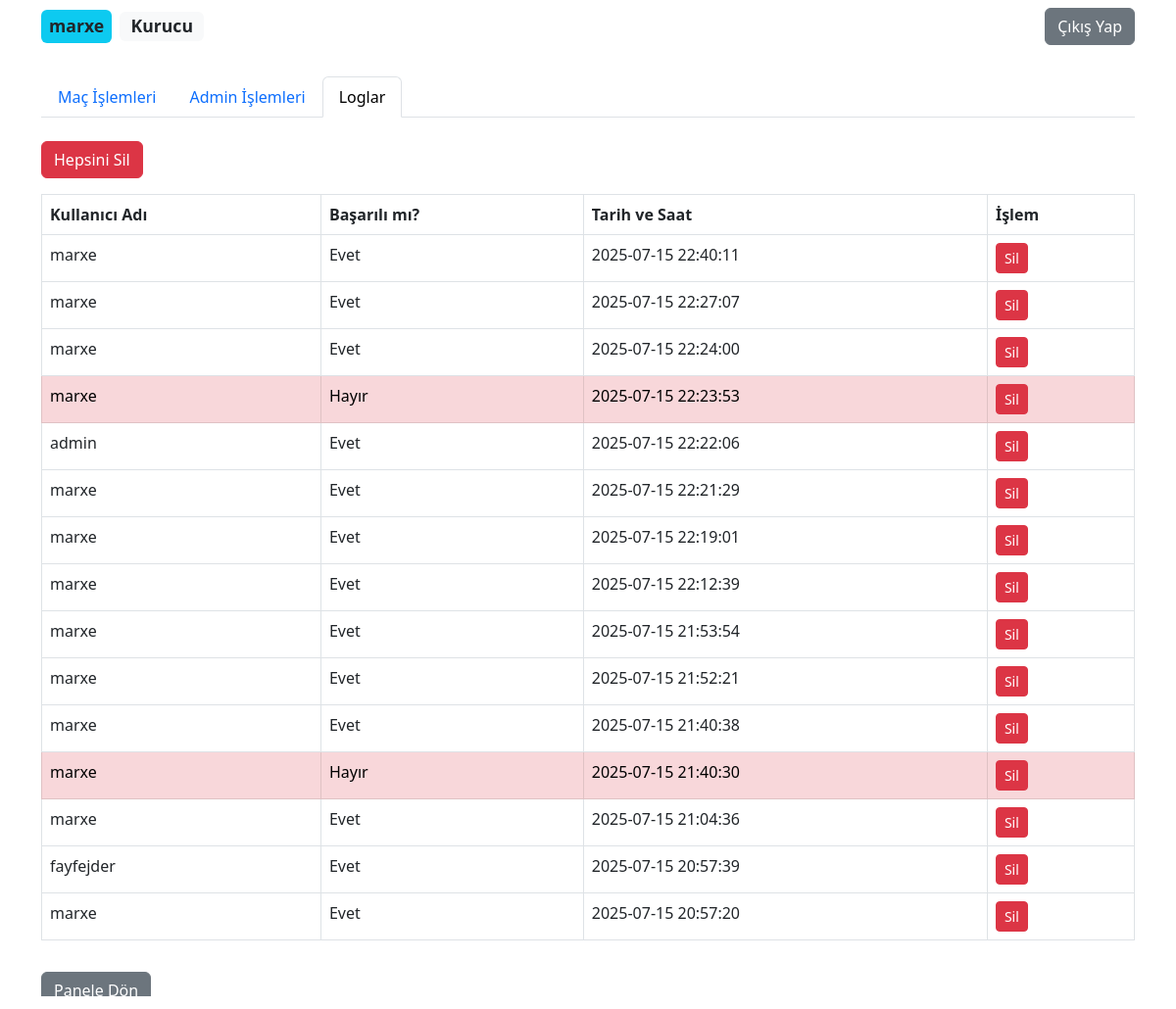
/logs (signed in), run on the app's committed database.
### models.py (models this page shows)
class Admin(db.Model):
    id = db.Column(db.Integer, primary_key=True)
    username = db.Column(db.String(50), unique=True)
    password = db.Column(db.String(128))
    is_super = db.Column(db.Boolean, default=False)  # Baş admin
    is_founder = db.Column(db.Boolean, default=False)  # Kurucu
    name = db.Column(db.String(50))
    email = db.Column(db.String(100))
    phone = db.Column(db.String(20))

class LoginAttempt(db.Model):
    id = db.Column(db.Integer, primary_key=True)
    username = db.Column(db.String(50))
    success = db.Column(db.Boolean)
    timestamp = db.Column(db.DateTime)

### app.py (the view)
@app.route('/logs', methods=['GET', 'POST'])
@login_required
def logs():
    admin = Admin.query.get(current_user.id)
    if not getattr(admin, "is_founder", False):
        flash('Yetkiniz yok.', 'danger')
        return redirect(url_for('admin'))
    attempts = LoginAttempt.query.order_by(LoginAttempt.timestamp.desc()).all()
    return render_template('logs.html', attempts=attempts)

### app.py (called while the page is built)
@login_manager.user_loader
def load_user(user_id):
    admin = Admin.query.get(int(user_id))
    if admin:
        return AdminUser(admin)
    return None

@app.before_request
def before_request():
    g.current_admin = None
    if current_user.is_authenticated:
        admin = Admin.query.get(current_user.id)
        g.current_admin = admin

### templates/logs.html (shortened to what this page needs)
<!DOCTYPE html>
<html>
<head>
    <link rel="stylesheet" href="https://cdn.jsdelivr.net/npm/bootstrap@5.3.0/dist/css/bootstrap.min.css">
</head>
<body style="background-image: url('https://r4.wallpaperflare.com/wallpaper/366/282/325/field-sport-football-arsenal-wallpaper-b736eaf65b7ee9878dded5634d4792f5.jpg'); background-size: cover; background-repeat: no-repeat; background-attachment: fixed;">
{% if g.current_admin %}
<div class="admin-info-bar">
    <div class="container d-flex justify-content-between align-items-center py-2">
        <div class="admin-details d-flex align-items-center">
            <span class="badge bg-info text-dark p-2" style="font-size:1.1em;">
                {{ g.current_admin.username }}
            </span>
            <span class="badge bg-light text-dark ms-2" style="font-size:1.1em;">
                {{ 'Kurucu' if g.current_admin.is_founder else 'Admin' }}
            </span>
        </div>
        <a href="{{ url_for('logout') }}" class="btn btn-secondary">Çıkış Yap</a>
    </div>
</div>
{% endif %}
<div class="container mt-4">
    {% if g.current_admin and g.current_admin.is_founder %}
    <ul class="nav nav-tabs mb-4" id="adminTabs" role="tablist">
        <li class="nav-item" role="presentation">
            <a class="nav-link" href="{{ url_for('admin') }}">
                 Maç İşlemleri
            </a>
        </li>
        <li class="nav-item" role="presentation">
            <a class="nav-link" href="{{ url_for('admin_manage') }}">
                 Admin İşlemleri
            </a>
        </li>
        <li class="nav-item" role="presentation">
            <a class="nav-link active" href="{{ url_for('logs') }}">
                 Loglar
            </a>
        </li>
    </ul>
    <form method="post" action="{{ url_for('delete_all_logs') }}">
        <button type="submit" class="btn btn-danger mb-3" onclick="return confirm('Tüm logları silmek istediğinize emin misiniz?')">
             Hepsini Sil
        </button>
    </form>
    {% endif %}
    <table class="table table-bordered">
        <thead>
            <tr>
                <th>Kullanıcı Adı</th>
                <th>Başarılı mı?</th>
                <th>Tarih ve Saat</th>
                <th>İşlem</th>
            </tr>
        </thead>
        <tbody>
            {% for att in attempts %}
            <tr {% if not att.success %}class="table-danger"{% endif %}>
                <td>{{ att.username }}</td>
                <td>{% if att.success %}Evet{% else %}Hayır{% endif %}</td>
                <td>{{ att.timestamp.strftime('%Y-%m-%d %H:%M:%S') }}</td>
                <td>
                    <form method="post" action="{{ url_for('delete_log', log_id=att.id) }}" style="display:inline;">
                        <button type="submit" class="btn btn-sm btn-danger" onclick="return confirm('Bu logu silmek istediğinize emin misiniz?')">
                             Sil
                        </button>
                    </form>
                </td>
            </tr>
            {% endfor %}
        </tbody>
    </table>
    <a href="{{ url_for('admin') }}" class="btn btn-secondary mt-3">Panele Dön</a>
</div>
</body>
</html>

### data on the page
Admin: current_admin.username "marxe", is_founder "Kurucu"
LoginAttempt: username "marxe", success "Evet", timestamp "2025-07-15 22:40:11"
LoginAttempt: username "marxe", success "Evet", timestamp "2025-07-15 22:27:07"
LoginAttempt: username "marxe", success "Evet", timestamp "2025-07-15 22:24:00"
LoginAttempt: username "marxe", success "Hayır", timestamp "2025-07-15 22:23:53"
LoginAttempt: username "admin", success "Evet", timestamp "2025-07-15 22:22:06"
LoginAttempt: username "marxe", success "Evet", timestamp "2025-07-15 22:21:29"
LoginAttempt: username "marxe", success "Evet", timestamp "2025-07-15 22:19:01"
LoginAttempt: username "marxe", success "Evet", timestamp "2025-07-15 22:12:39"
LoginAttempt: username "marxe", success "Evet", timestamp "2025-07-15 21:53:54"
LoginAttempt: username "marxe", success "Evet", timestamp "2025-07-15 21:52:21"
LoginAttempt: username "marxe", success "Evet", timestamp "2025-07-15 21:40:38"
LoginAttempt: username "marxe", success "Hayır", timestamp "2025-07-15 21:40:30"
LoginAttempt: username "marxe", success "Evet", timestamp "2025-07-15 21:04:36"
LoginAttempt: username "fayfejder", success "Evet", timestamp "2025-07-15 20:57:39"
LoginAttempt: username "marxe", success "Evet", timestamp "2025-07-15 20:57:20"
